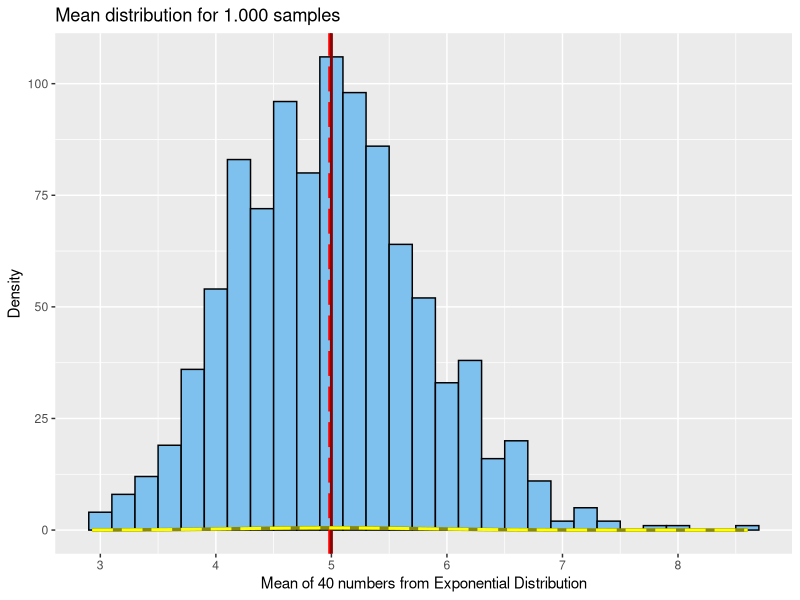
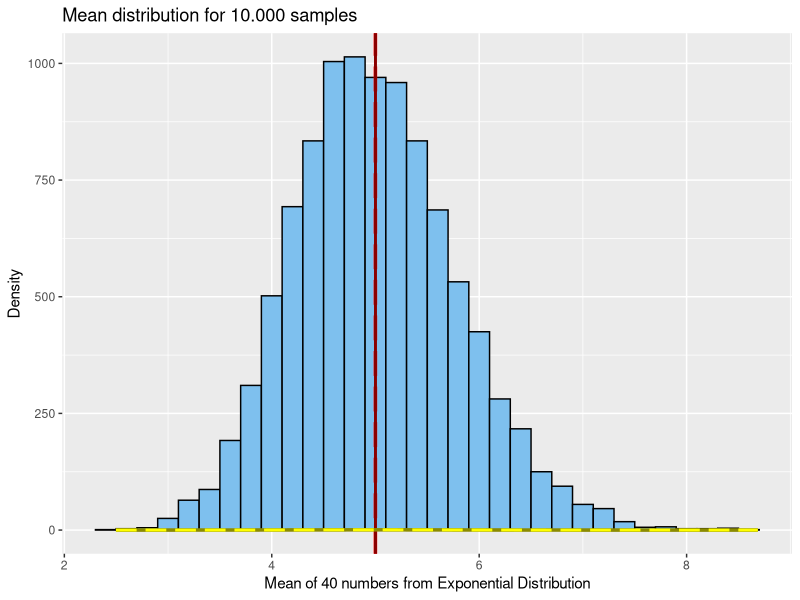

Source code (R) for these figures, in order:
## ---- chunk 1
set.seed(666)   # Reproducibility purposes
n <- 40         # Number of samples
lambda <- .2     # Set lambda to 0.2
nsims <- 1000   # Number of simulations
## ---- chunk 2
# The sample simulation
sam = NULL
for (i in 1:nsims) sam = c(sam, mean(rexp(n,lambda)))

# Mean and Variabce of the exponential distributions
s_mean <- mean(sam)
s_sd <- sd(sam)
s_var <- var(sam)

# Theoretical Mean and Variance
t_mean <- 1 / lambda
t_var <- ((1 / lambda) ^ 2) / n
t_sd <- sqrt(t_var) 
## ---- chunk 3
library(ggplot2)
show_distribution <- function(sam, title)
{
    df_sample_means <- data.frame(sam)
    g <- ggplot(data = df_sample_means, aes(x = sam))
    g <- g + geom_histogram(binwidth = lambda, fill = "skyblue2", color = "black")
    g <- g + geom_vline(xintercept = s_mean, size = 1.2, color = "red", linetype = "longdash")
    g <- g + geom_vline(xintercept = t_mean, size = 1, color = "red4")
    g <- g + stat_function(fun = dnorm, args = list(mean = t_mean, t_sd), color = "yellow4", size = 1.2)
    g <- g + stat_function(fun = dnorm, args = list(mean = s_mean, s_sd), color = "yellow", size = 1, linetype = "longdash")
    g <- g + labs(title = title, x = "Mean of 40 numbers from Exponential Distribution", y = "Density")
    g
}
print(show_distribution(sam, "Mean distribution for 1.000 samples"))
## ---- chunk 4
nsims <- 10000   # Number of simulations
# The sample simulation
sam = NULL
for (i in 1:nsims) sam = c(sam, mean(rexp(n,lambda)))

# Mean and Variabce of the exponential distributions
s_mean <- mean(sam)
s_sd <- sd(sam)
s_var <- var(sam)

# Theoretical Mean and Variance
t_mean <- 1 / lambda
t_var <- ((1 / lambda) ^ 2) / n
t_sd <- sqrt(t_var) 

print(show_distribution(sam, "Mean distribution for 10.000 samples"))
